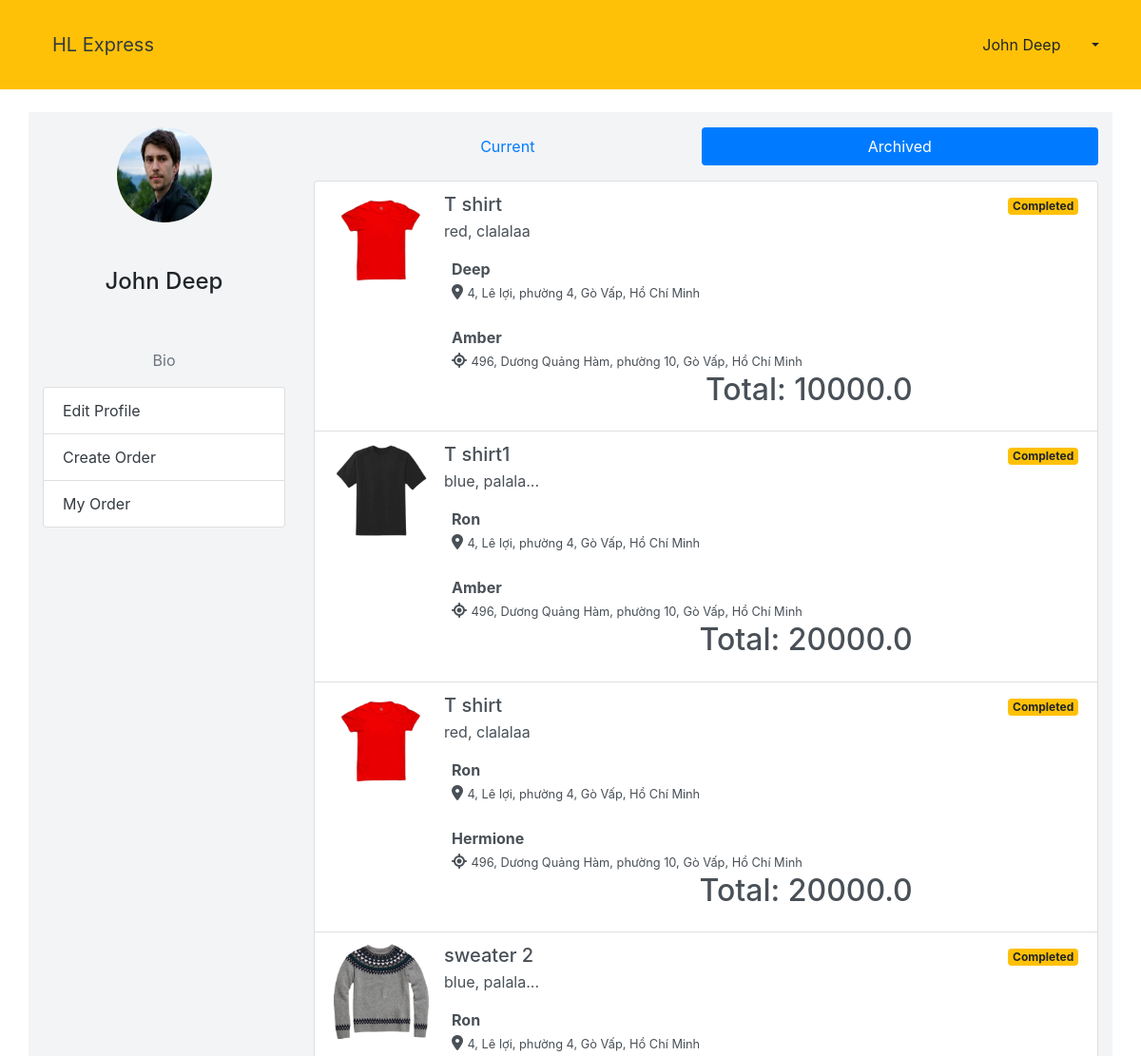
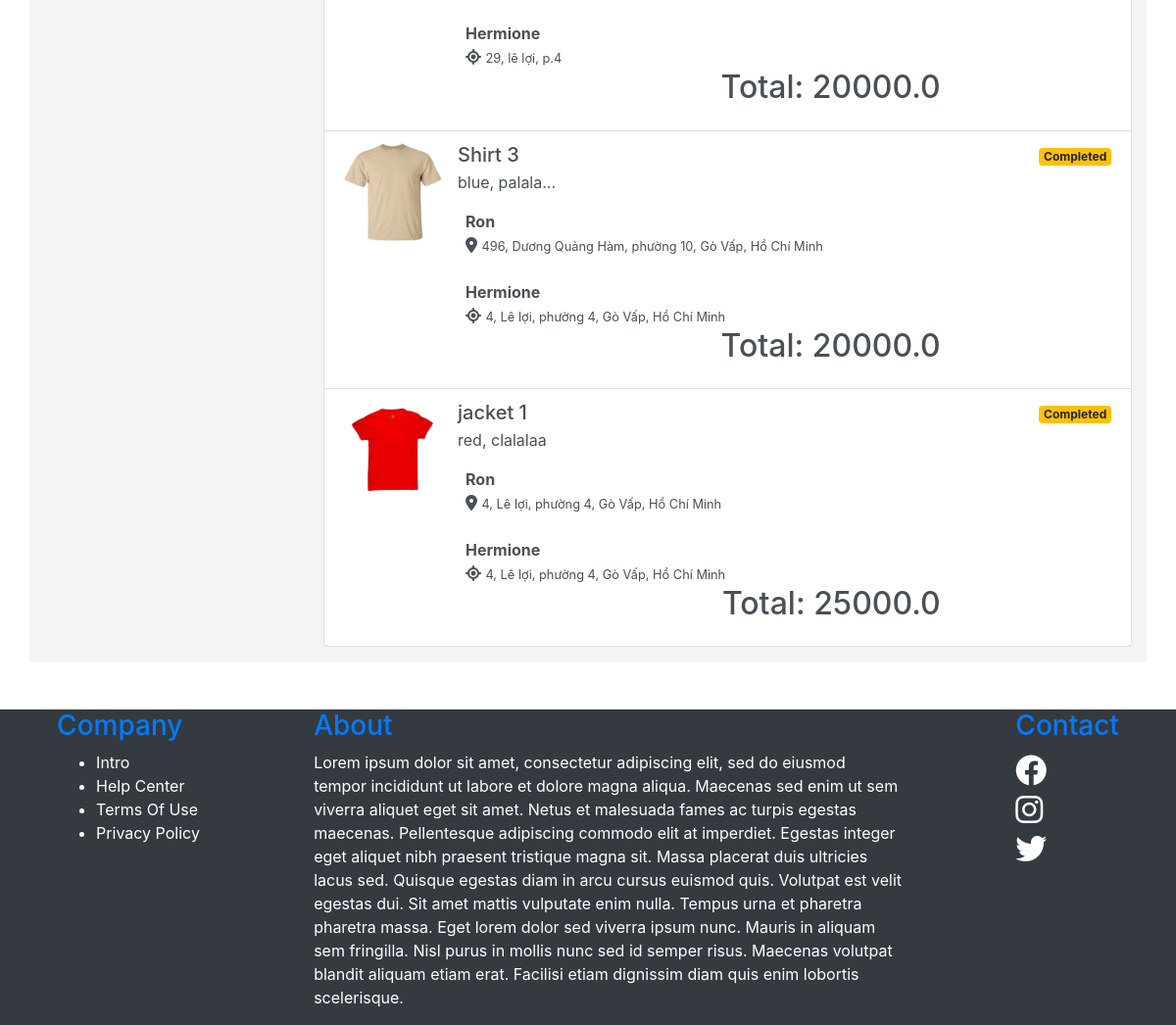
Page /customer/orders/archived/ (signed in) on the committed database (2 pictures, top to bottom).
### website/models.py (models this page shows, shortened)
class Customer(models.Model):
    user = models.OneToOneField(User, on_delete=models.CASCADE)
    avatar = models.ImageField(upload_to='customer/avatar/', blank=True, null=True)
    phone_number = models.CharField(max_length=12, blank=True)
    adress = models.CharField(max_length=100, blank=True)

class Order(models.Model):
    SMALL_SIZE = 'small'
    MEDIUM_SIZE = 'medium'
    LARGE_SIZE = 'large'
    SIZES = (
        (SMALL_SIZE, 'Small'),
        (MEDIUM_SIZE, 'Medium'),
        (LARGE_SIZE, 'Large'),
    )
    CREATING_STATUS = 'creating'
    PROCESSING_STATUS = 'processing'
    PICKING_STATUS = 'picking'
    DELIVERY_STATUS = 'delivery'
    COMPLETED_STATUS = 'completed'
    CANCELED_STATUS = 'canceled'
    STATUS = (
        (CREATING_STATUS, 'Creating'),
        (PROCESSING_STATUS, 'Processing'),
        (PICKING_STATUS, 'Picking'),
        (DELIVERY_STATUS, 'Delivery'),
        (COMPLETED_STATUS, 'Completed'),
        (CANCELED_STATUS, 'Canceled'),
    )
    id = models.UUIDField(primary_key=True, default=uuid.uuid4, editable=False)
    customer = models.ForeignKey(Customer, on_delete=models.CASCADE)
    driver = models.ForeignKey(Driver, on_delete=models.CASCADE, null=True, blank=True)
    name = models.CharField(max_length=255)
    description = models.CharField(max_length=255)
    category = models.ForeignKey(Category, on_delete=models.SET_NULL, null=True, blank=True)
    size = models.CharField(max_length=20, choices=SIZES, default=SMALL_SIZE)
    quantity = models.IntegerField(default=1)
    photo = models.ImageField(upload_to='order/photos/')
    status = models.CharField(max_length=20, choices=STATUS, default=CREATING_STATUS)
    create_at = models.DateField(default=timezone.now)
    pickup_adress = models.CharField(max_length=255, blank=True)
    pickup_name = models.CharField(max_length=255, blank=True)
    pickup_phone = models.CharField(max_length=12, blank=True)
    delivery_address = models.CharField(max_length=255, blank=True)
    delivery_name = models.CharField(max_length=255, blank=True)
    delivery_phone = models.CharField(max_length=12, blank=True)
    CARD_PAYMENT = 'card payment'
    CASH_PAYMENT = 'cash payment'
    PAYMENT = (
        (CARD_PAYMENT, 'Card Payment'),
        (CASH_PAYMENT, 'Cash Payment')
    )
    payment_methods = models.CharField(max_length=50, choices=PAYMENT, default=CASH_PAYMENT)
    price = models.FloatField(default=15000.0)

### website/customer/views.py (the view)
# urls.py: path('orders/archived/', customer_view.archived_orders, name='archived'),
@login_required(login_url='login/?next=/customer/')
def archived_orders(request):
    order = Order.objects.filter(
        customer=request.user.customer,
        status__in = [
            Order.COMPLETED_STATUS,
            Order.CANCELED_STATUS,
        ]
    )
    return render(request, 'customer/orders.html', {
        'order': order
    })

### website/templates/customer/orders.html
{% extends 'customer/customer_page.html'%}
{% block main %}
{% url 'core:customer:orders' as orders_url %}
{% url 'core:customer:archived' as archived_orders_url %}
<ul class="nav nav-pills nav-fill">
    <li class="nav-item">
      <a class=" nav-link  {% if request.path == orders_url %} active {% endif %}" href="{% url 'core:customer:orders' %}">Current</a>
    </li>
    <li class="nav-item">
      <a class="nav-link {% if request.path == archived_orders_url %} active{% endif %}" aria-current="archived" href="{% url 'core:customer:archived' %}">Archived</a>
    </li>
</ul>
<div class="list-group mt-3">
    {% if order %}
        {% for item in order %}
            <a href="{% url 'core:customer:details' item.id %}" class="list-group-item list-group-item-action">
                <div class="media mb-2">
                    <img src="{{ item.photo.url }}" class="rounded-lg mr-3" width="100" height="100">
                    <div class="media-body">
                        <div class="row">
                            <div class="col-lg-9">
                                <h5 class="mb-1">{{ item.name }}</h5>
                                <p>{{ item.description }}</p>
                                <div class="d-flex mb-4">
                                    <div class="ml-2">
                                        <b>{{ item.pickup_name }}</b><br>
                                        <i class="fas fa-map-marker-alt"></i>
                                        <small>{{item.pickup_adress}}</small>
                                    </div>
                                </div>
                                <div class="d-flex ">
                                    <div class="ml-2">
                                        <b>{{ item.delivery_name }}</b><br>
                                        <i class="fa-solid fa-location-crosshairs"></i>
                                        <small>{{item.delivery_address}}</small>
                                    </div>
                                </div>
                                <div class="text-right">
                                    <h2 class="mb-1">Total: {{ item.price }} </h2>
                                </div>
                            </div>
                            <div class="col-lg-3 text-right d-flex flex-column justify-content-between">
                                <div><span class="badge badge-warning mb-2">{{ item.get_status_display }}</span></div><br>
                            </div>
                        </div>
                    </div>
                </div>
            </a>
        {% endfor %}
    {% else %}
    <div class="card">
        <div class="card-body text-center">
            Nothing to show here yet.
        </div>
    </div>
    {% endif %}
</div>
{% endblock %}

### website/templates/customer/customer_page.html
{% extends 'core/index.html' %}
{% load static %}
{% block content %}
<div class="container mt-4 pt-3 pb-3" style="background-color: rgb(243 244 246);">
    <div class="row">
        <div class="col">
            <div class=" text-center">
                <img  src="{% if request.user.customer.avatar %} {{ request.user.customer.avatar.url }} {% else %} {% static 'images/avatar_blank.jpg' %} {% endif %}" alt="Avatar" class="rounded-circle mx-auto" width="100" height="100">
                <h4 class="p-5 text-center">{{ request.user.get_full_name | title }}</h4>
                <p class="text-secondary">Bio</p>
            </div>
            <ul class="list-group">
                <li class="list-group-item"><a href="{% url 'core:customer:profile' %}" class="text-decoration-none text-dark">Edit Profile</a></li>
                <li class="list-group-item"><a href="{% url 'core:customer:create_order' %}" class="text-decoration-none text-dark">Create Order</a></li>
                <li class="list-group-item"><a href="{% url 'core:customer:orders' %}" class="text-decoration-none text-dark">My Order</a></li>
            </ul>
        </div>
        <div class="col-lg-9">
            {% block main%}
            {% endblock %}
        </div>
    </div>
</div>
{% endblock %}

### website/templates/core/index.html (shortened to what this page needs)
{% load static %}
<!DOCTYPE html>
<html lang="en">
<head>
  <link rel="stylesheet" href="https://cdn.jsdelivr.net/npm/bootstrap@4.0.0/dist/css/bootstrap.min.css">
  <link rel="stylesheet" href="https://cdnjs.cloudflare.com/ajax/libs/font-awesome/6.4.0/css/all.min.css">
</head>
<body style="width: auto; height: auto;">
  <nav class="navbar {% if not request.user.is_authenticated%} navbar-expand-lg {% endif %} navbar-dark bg-warning">
    <div class="container-fluid">
      <div class="">
        <a class="navbar-brand p-4  text-dark" href="/">HL Express</a>
      </div>
      {% if not request.user.is_authenticated %}
        <button class="navbar-toggler" type="button" data-bs-toggle="collapse" data-bs-target="#navbarColor01"
          aria-controls="navbarColor01" aria-expanded="false" aria-label="Toggle navigation">
          <span class="navbar-toggler-icon"></span>
        </button>
        <div class="collapse navbar-collapse" id="navbarColor01">
          <ul class="navbar-nav me-auto">
            <li class="nav-item {% if request.GET.next != '/driver/' %} active {% endif %}">
              <a class="nav-link text-dark" href="/login/?next=/customer/"> Customer </a>
            </li>
            <li class="nav-item {% if request.GET.next == '/driver/' %} active {% endif %}"></li>
              <a class="nav-link text-dark" href="/login/?next=/driver/">Driver</a>
            </li>
          </ul>
        </div>
        {% else %}
              <form class="form-inline">
                <div class="dropdown">
                  <button class="btn btn-warning dropdown-toggle" type="button" id="dropdownMenu2" data-toggle="dropdown" aria-haspopup="true" aria-expanded="false">
                    <span class="mr-4">{{ request.user.get_full_name|title }}</span>
                  </button>
                </div>
              </form>
        {% endif %}
    </div>
  </nav>
  <div style="height: 1600px;">
    {% block content %}{% endblock %}
  <footer class="mt-5 bg-dark text-white  mw-50">
    <div class="d-flex justify-content-around">
      <div class="">
        <h3 class="text-primary">Company</h3>
        <ul>
          <li>Intro</li>
          <li>Help Center</li>
          <li>Terms Of Use</li>
          <li>Privacy Policy</li>
        </ul>
      </div>
      <div class="w-50">
        <h3 class="text-primary">About</h3>
        <p>Lorem ipsum dolor sit amet, consectetur adipiscing elit, sed do eiusmod tempor incididunt ut labore et dolore
          magna aliqua. Maecenas sed enim ut sem viverra aliquet eget sit amet. Netus et malesuada fames ac turpis
          egestas maecenas. Pellentesque adipiscing commodo elit at imperdiet. Egestas integer eget aliquet nibh
          praesent tristique magna sit. Massa placerat duis ultricies lacus sed.
          Quisque egestas diam in arcu cursus euismod quis. Volutpat est velit egestas dui. Sit amet mattis vulputate
          enim nulla. Tempus urna et pharetra pharetra massa. Eget lorem dolor sed viverra ipsum nunc. Mauris in aliquam
          sem fringilla. Nisl purus in mollis nunc sed id semper risus. Maecenas volutpat blandit aliquam etiam erat.
          Facilisi etiam dignissim diam quis enim lobortis scelerisque.
        </p>
      </div>
      <div class="">
        <h3 class="text-primary">Contact</h3>
        <div class="my-3"><i class="fa-brands fa-facebook fa-2xl"><a href="#" ></a></i></div>
        <div class="my-3"><i class="fa-brands fa-instagram fa-2xl"><a href="#"></a></i></div>
        <div class="my-3"><i class="fa-brands fa-twitter fa-2xl"><a href="#"></a></i></div>
      </div>
    </div>
  </footer>
</body>
</html>

### rows in the picture
Order: photo (picture), name "T shirt", description "red, clalalaa", pickup_name "Deep", pickup_adress "4, Lê lợi, phường 4, Gò Vấp, Hồ Chí Minh", delivery_name "Amber", delivery_address "496, Dương Quảng Hàm, phường 10, Gò Vấp, Hồ Chí Minh", price "10000.0", status "Completed"
Order: photo (picture), name "T shirt1", description "blue, palala...", pickup_name "Ron", pickup_adress "4, Lê lợi, phường 4, Gò Vấp, Hồ Chí Minh", delivery_name "Amber", delivery_address "496, Dương Quảng Hàm, phường 10, Gò Vấp, Hồ Chí Minh", price "20000.0", status "Completed"
Order: photo (picture), name "T shirt", description "red, clalalaa", pickup_name "Ron", pickup_adress "4, Lê lợi, phường 4, Gò Vấp, Hồ Chí Minh", delivery_name "Hermione", delivery_address "496, Dương Quảng Hàm, phường 10, Gò Vấp, Hồ Chí Minh", price "20000.0", status "Completed"
Order: photo (picture), name "sweater 2", description "blue, palala...", pickup_name "Ron", pickup_adress "4, Lê lợi, phường 4, Gò Vấp, Hồ Chí Minh", delivery_name "Hermione", delivery_address "29, lê lợi, p.4", price "20000.0", status "Completed"
Order: photo (picture), name "Shirt 3", description "blue, palala...", pickup_name "Ron", pickup_adress "496, Dương Quảng Hàm, phường 10, Gò Vấp, Hồ Chí Minh", delivery_name "Hermione", delivery_address "4, Lê lợi, phường 4, Gò Vấp, Hồ Chí Minh", price "20000.0", status "Completed"
Order: photo (picture), name "jacket 1", description "red, clalalaa", pickup_name "Ron", pickup_adress "4, Lê lợi, phường 4, Gò Vấp, Hồ Chí Minh", delivery_name "Hermione", delivery_address "4, Lê lợi, phường 4, Gò Vấp, Hồ Chí Minh", price "25000.0", status "Completed"

### other values in the picture
{{ request.user.get_full_name|title }} "John Deep"
{{ request.user.get_full_name | title }} "John Deep"
